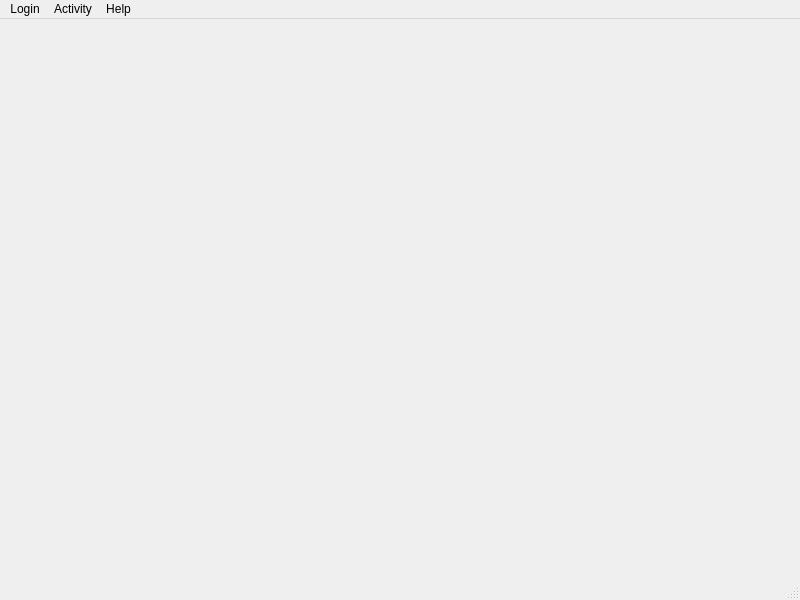
<?xml version="1.0" encoding="UTF-8"?>
<ui version="4.0">
 <class>MainWindow</class>
 <widget class="QMainWindow" name="MainWindow">
  <property name="geometry">
   <rect>
    <x>0</x>
    <y>0</y>
    <width>800</width>
    <height>600</height>
   </rect>
  </property>
  <property name="sizePolicy">
   <sizepolicy hsizetype="Minimum" vsizetype="Minimum">
    <horstretch>0</horstretch>
    <verstretch>0</verstretch>
   </sizepolicy>
  </property>
  <property name="minimumSize">
   <size>
    <width>700</width>
    <height>0</height>
   </size>
  </property>
  <property name="maximumSize">
   <size>
    <width>16777215</width>
    <height>16777215</height>
   </size>
  </property>
  <property name="windowTitle">
   <string>MainWindow</string>
  </property>
  <property name="dockNestingEnabled">
   <bool>false</bool>
  </property>
  <widget class="QWidget" name="centralwidget"/>
  <widget class="QMenuBar" name="menubar">
   <property name="geometry">
    <rect>
     <x>0</x>
     <y>0</y>
     <width>800</width>
     <height>21</height>
    </rect>
   </property>
   <widget class="QMenu" name="menuActivity">
    <property name="title">
     <string>Activity</string>
    </property>
    <addaction name="actionInventory"/>
    <addaction name="actionPickList_2"/>
   </widget>
   <widget class="QMenu" name="menuHelp">
    <property name="title">
     <string>Help</string>
    </property>
   </widget>
   <widget class="QMenu" name="menuLogin">
    <property name="title">
     <string>Login</string>
    </property>
    <addaction name="actionSign_In"/>
   </widget>
   <addaction name="menuLogin"/>
   <addaction name="menuActivity"/>
   <addaction name="menuHelp"/>
  </widget>
  <widget class="QStatusBar" name="statusbar"/>
  <action name="actionLoad_Form">
   <property name="text">
    <string>Load Form</string>
   </property>
  </action>
  <action name="actionPDF">
   <property name="text">
    <string>PDF</string>
   </property>
  </action>
  <action name="actionJPEG">
   <property name="text">
    <string>JPEG</string>
   </property>
  </action>
  <action name="actionExit">
   <property name="text">
    <string>Exit</string>
   </property>
  </action>
  <action name="action_CheckIn">
   <property name="text">
    <string>Check-In</string>
   </property>
  </action>
  <action name="action_CheckOut">
   <property name="text">
    <string>Check-Out</string>
   </property>
  </action>
  <action name="actionCheckIn">
   <property name="text">
    <string>Check-In</string>
   </property>
  </action>
  <action name="actionCheckOut">
   <property name="text">
    <string>Check-Out</string>
   </property>
  </action>
  <action name="actionTransfer">
   <property name="text">
    <string>Transfer</string>
   </property>
  </action>
  <action name="actionPickList">
   <property name="text">
    <string>Picklist</string>
   </property>
  </action>
  <action name="actionInventory">
   <property name="text">
    <string>Inventory</string>
   </property>
  </action>
  <action name="actionPickList_2">
   <property name="text">
    <string>PickList</string>
   </property>
  </action>
  <action name="actionSign_In">
   <property name="text">
    <string>Sign-In</string>
   </property>
  </action>
  <action name="actionSign_Out">
   <property name="text">
    <string>Sign-Out</string>
   </property>
  </action>
 </widget>
 <resources/>
 <connections/>
</ui>
